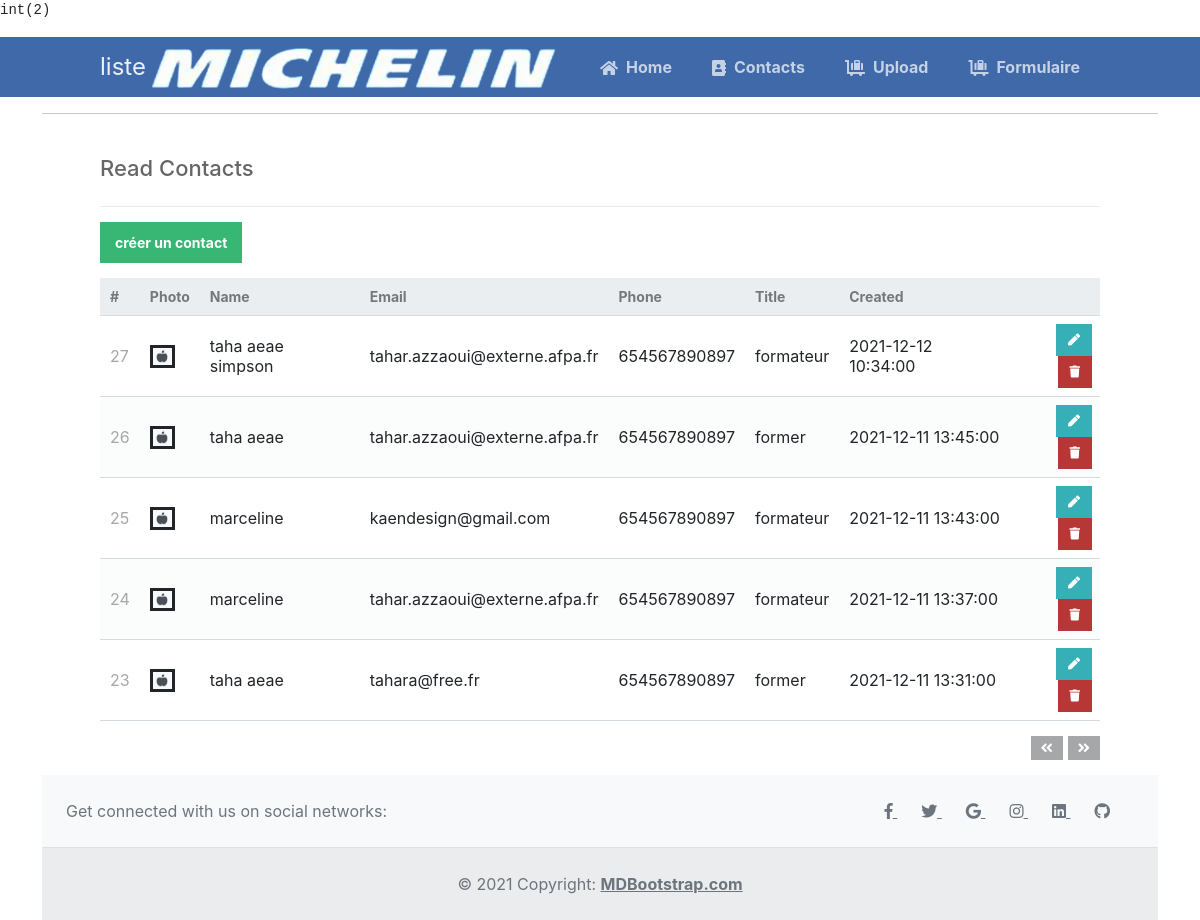
The app's page /read.php?page=2 with its own data.
### tables this page shows
CREATE TABLE `contacts` (
  `id` int(11) NOT NULL,
  `images` varchar(255) NOT NULL,
  `name` varchar(255) NOT NULL,
  `email` varchar(255) NOT NULL,
  `phone` varchar(255) NOT NULL,
  `title` varchar(255) NOT NULL,
  `created` datetime NOT NULL DEFAULT CURRENT_TIMESTAMP
);

### read.php (the view)
<?php
include 'functions.php';
$pdo = pdo_connect_mysql();
$page = isset($_GET['page']) && is_numeric($_GET['page']) ? (int)$_GET['page'] : 1;
 echo'<pre>';
 var_dump($page);
 echo'</pre>';
$records_per_page = 5;
$stmt = $pdo->prepare('SELECT * FROM contacts ORDER BY id DESC LIMIT :current_page, :record_per_page');
$stmt->bindValue(':current_page', ($page-1)*$records_per_page, PDO::PARAM_INT);
$stmt->bindValue(':record_per_page', $records_per_page, PDO::PARAM_INT);
$stmt->execute();
$contacts = $stmt->fetchAll(PDO::FETCH_ASSOC);
$num_contacts = $pdo->query('SELECT COUNT(*) FROM contacts')->fetchColumn();
?>
<?=template_header('liste')?>
<div class="content read">
	<h2>Read Contacts</h2>
	<a href="create.php" class="create-contact"> créer un contact </a>
	<table>
        <thead>
            <tr>
                <td>#</td>
                <td>Photo</td>
                <td>Name</td>
                <td>Email</td>
                <td>Phone</td>
                <td>Title</td>
                <td>Created</td>
                <td></td>
            </tr>
        </thead>
        <tbody>
            <?php foreach ($contacts as $contact): ?>
            <tr>
                <td><?=$contact['id']?></td>
                <td><img width="25px" border ="3px" src ="uploads/<?=$contact['images']?>"></td>
                <td><?=$contact['name']?></td>
                <td><?=$contact['email']?></td>
                <td><?=$contact['phone']?></td>
                <td><?=$contact['title']?></td>
                <td><?=$contact['created']?></td>
                <td class="actions">
                <a href="update.php?id=<?=$contact['id']?>" class="edit"><i class="fas fa-pen fa-xs"></i></a>
                <a href="delete.php?id=<?=$contact['id']?>" class="trash"><i class="fas fa-trash fa-xs"></i></a>
                </td>
            </tr>
            <?php endforeach; ?>
        </tbody>
    </table>
	<div class="pagination">
		<?php if ($page > 1): ?>
		<a href="read.php?page=<?=$page-1?>"><i class="fas fa-angle-double-left fa-sm"></i></a>
		<?php endif; ?>
		<?php if ($page*$records_per_page < $num_contacts): ?>
		<a href="read.php?page=<?=$page+1?>"><i class="fas fa-angle-double-right fa-sm"></i></a>
		<?php endif; ?>
	</div>
</div>
<?=template_footer()?>

### style.css (style rules this page uses)
* { box-sizing: border-box; font-family: -apple-system, BlinkMacSystemFont, "segoe ui", roboto, oxygen, ubuntu, cantarell, "fira sans", "droid sans", "helvetica neue", Arial, sans-serif; font-size: 16px; -webkit-font-smoothing: antialiased; -moz-osx-font-smoothing: grayscale; }
body { background-color: #f2a4a4; margin: 0; }
.content { width: 1000px; margin: 0 auto; font-family: -apple-system, BlinkMacSystemFont, "segoe ui", roboto, oxygen, ubuntu, cantarell, "fira sans", "droid sans", "helvetica neue", Arial, sans-serif; color: brown; }
.content h2 { margin: 0; padding: 25px 0; font-size: 22px; border-bottom: 1px solid #ebebeb; color: #666666; }
.read .create-contact { display: inline-block; text-decoration: none; background-color: #38b673; font-weight: bold; font-size: 14px; color: #FFFFFF; padding: 10px 15px; margin: 15px 0; }
.read .pagination { display: flex; justify-content: flex-end; }
.read .pagination a { display: inline-block; text-decoration: none; background-color: #a5a7a9; font-weight: bold; color: #FFFFFF; padding: 5px 10px; margin: 15px 0 15px 5px; }
.read table { width: 100%; padding-top: 30px; border-collapse: collapse; }
.read table thead { background-color: #ebeef1; border-bottom: 1px solid #d3dae0; }
.read table thead td { padding: 10px; font-weight: bold; color: #767779; font-size: 14px; }
.read table tbody tr { border-bottom: 1px solid #d3dae0; }
.read table tbody tr:nth-child(even) { background-color: #fbfcfc; }
.read table tbody tr td { padding: 10px; }
.read table tbody tr td:nth-child(1) { color: #a5a7a9; }
.read table tbody tr td.actions { padding: 8px; text-align: right; }
.read table tbody tr td.actions .edit, .read table tbody tr td.actions .trash { display: inline-flex; text-align: right; text-decoration: none; color: #FFFFFF; padding: 10px 12px; }
.read table tbody tr td.actions .trash { background-color: #b73737; }
.read table tbody tr td.actions .edit { background-color: #37afb7; }

### records on screen
contacts: id "27", images (picture), name "taha aeae simpson", email "tahar.azzaoui@externe.afpa.fr", phone "654567890897", title "formateur", created "2021-12-12 10:34:00"
contacts: id "26", images (picture), name "taha aeae", email "tahar.azzaoui@externe.afpa.fr", phone "654567890897", title "former", created "2021-12-11 13:45:00"
contacts: id "25", images (picture), name "marceline", email "kaendesign@gmail.com", phone "654567890897", title "formateur", created "2021-12-11 13:43:00"
contacts: id "24", images (picture), name "marceline", email "tahar.azzaoui@externe.afpa.fr", phone "654567890897", title "formateur", created "2021-12-11 13:37:00"
contacts: id "23", images (picture), name "taha aeae", email "tahara@free.fr", phone "654567890897", title "former", created "2021-12-11 13:31:00"

### other values on screen
$title "liste"
